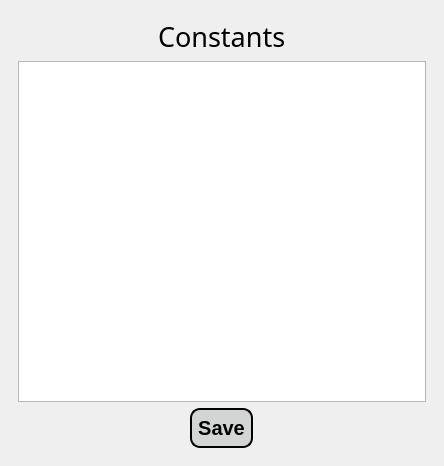
<?xml version="1.0" encoding="UTF-8"?>
<ui version="4.0">
 <class>constantsPage</class>
 <widget class="QMainWindow" name="constantsPage">
  <property name="geometry">
   <rect>
    <x>0</x>
    <y>0</y>
    <width>444</width>
    <height>466</height>
   </rect>
  </property>
  <property name="windowTitle">
   <string>Constants</string>
  </property>
  <widget class="QWidget" name="centralwidget">
   <layout class="QGridLayout" name="gridLayout">
    <item row="0" column="0">
     <widget class="QWidget" name="widget" native="true">
      <layout class="QGridLayout" name="gridLayout_2">
       <item row="0" column="0">
        <layout class="QVBoxLayout" name="verticalLayout">
         <item alignment="Qt::AlignHCenter">
          <widget class="QLabel" name="headerLabel">
           <property name="font">
            <font>
             <family>SimSun-ExtB</family>
             <pointsize>20</pointsize>
            </font>
           </property>
           <property name="text">
            <string>Constants</string>
           </property>
          </widget>
         </item>
         <item>
          <widget class="QTableView" name="constantsTable"/>
         </item>
         <item alignment="Qt::AlignHCenter">
          <widget class="QPushButton" name="saveButton">
           <property name="sizePolicy">
            <sizepolicy hsizetype="Fixed" vsizetype="Fixed">
             <horstretch>0</horstretch>
             <verstretch>0</verstretch>
            </sizepolicy>
           </property>
           <property name="styleSheet">
            <string notr="true">QPushButton{
background-color: rgb(211, 213, 213);
color:black;
border-style:outset;
border-width:2px;
border-radius:10px;
border-color: black;
font:bold 20px;
padding: 6;
}

QPushButton:hover{
background-color: rgb(83, 82, 82);
color: white;
}

QPushButton:pressed{
background-color: white;
}
</string>
           </property>
           <property name="text">
            <string>Save</string>
           </property>
          </widget>
         </item>
        </layout>
       </item>
      </layout>
     </widget>
    </item>
   </layout>
  </widget>
 </widget>
 <resources/>
 <connections/>
</ui>
